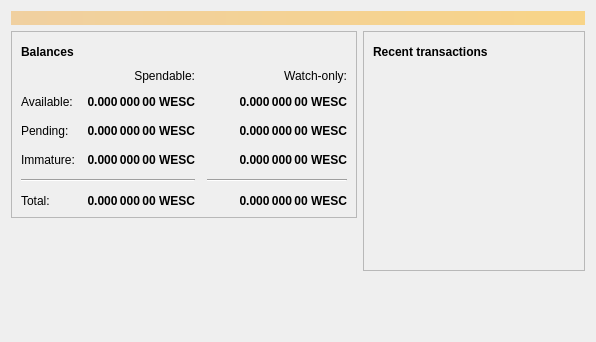
<?xml version="1.0" encoding="UTF-8"?>
<ui version="4.0">
 <class>OverviewPage</class>
 <widget class="QWidget" name="OverviewPage">
  <property name="geometry">
   <rect>
    <x>0</x>
    <y>0</y>
    <width>596</width>
    <height>342</height>
   </rect>
  </property>
  <property name="windowTitle">
   <string>Form</string>
  </property>
  <layout class="QVBoxLayout" name="topLayout">
   <item>
    <widget class="QLabel" name="labelAlerts">
     <property name="visible">
      <bool>false</bool>
     </property>
     <property name="styleSheet">
      <string notr="true">QLabel { background-color: qlineargradient(x1: 0, y1: 0, x2: 1, y2: 0, stop:0 #F0D0A0, stop:1 #F8D488); color:#000000; }</string>
     </property>
     <property name="wordWrap">
      <bool>true</bool>
     </property>
     <property name="margin">
      <number>3</number>
     </property>
     <property name="textInteractionFlags">
      <set>Qt::TextSelectableByMouse</set>
     </property>
    </widget>
   </item>
   <item>
    <layout class="QHBoxLayout" name="horizontalLayout" stretch="1,1">
     <item>
      <layout class="QVBoxLayout" name="verticalLayout_2">
       <item>
        <widget class="QFrame" name="frame">
         <property name="frameShape">
          <enum>QFrame::StyledPanel</enum>
         </property>
         <property name="frameShadow">
          <enum>QFrame::Raised</enum>
         </property>
         <layout class="QVBoxLayout" name="verticalLayout_4">
          <item>
           <layout class="QHBoxLayout" name="horizontalLayout_4">
            <item>
             <widget class="QLabel" name="label_5">
              <property name="font">
               <font>
                <weight>75</weight>
                <bold>true</bold>
               </font>
              </property>
              <property name="text">
               <string>Balances</string>
              </property>
             </widget>
            </item>
            <item>
             <widget class="QPushButton" name="labelWalletStatus">
              <property name="enabled">
               <bool>true</bool>
              </property>
              <property name="maximumSize">
               <size>
                <width>30</width>
                <height>16777215</height>
               </size>
              </property>
              <property name="toolTip">
               <string>The displayed information may be out of date. Your wallet automatically synchronizes with the Wescoin network after a connection is established, but this process has not completed yet.</string>
              </property>
              <property name="text">
               <string/>
              </property>
              <property name="icon">
               <iconset resource="../wescoin.qrc">
                <normaloff>:/icons/warning</normaloff>
                <disabledoff>:/icons/warning</disabledoff>:/icons/warning</iconset>
              </property>
              <property name="iconSize">
               <size>
                <width>24</width>
                <height>24</height>
               </size>
              </property>
              <property name="flat">
               <bool>true</bool>
              </property>
             </widget>
            </item>
            <item>
             <spacer name="horizontalSpacer_3">
              <property name="orientation">
               <enum>Qt::Horizontal</enum>
              </property>
              <property name="sizeHint" stdset="0">
               <size>
                <width>40</width>
                <height>20</height>
               </size>
              </property>
             </spacer>
            </item>
           </layout>
          </item>
          <item>
           <layout class="QGridLayout" name="gridLayout">
            <property name="spacing">
             <number>12</number>
            </property>
            <item row="2" column="2">
             <widget class="QLabel" name="labelWatchPending">
              <property name="font">
               <font>
                <weight>75</weight>
                <bold>true</bold>
               </font>
              </property>
              <property name="cursor">
               <cursorShape>IBeamCursor</cursorShape>
              </property>
              <property name="toolTip">
               <string>Unconfirmed transactions to watch-only addresses</string>
              </property>
              <property name="text">
               <string notr="true">0.000 000 00 WESC</string>
              </property>
              <property name="alignment">
               <set>Qt::AlignRight|Qt::AlignTrailing|Qt::AlignVCenter</set>
              </property>
              <property name="textInteractionFlags">
               <set>Qt::LinksAccessibleByMouse|Qt::TextSelectableByKeyboard|Qt::TextSelectableByMouse</set>
              </property>
             </widget>
            </item>
            <item row="2" column="1">
             <widget class="QLabel" name="labelUnconfirmed">
              <property name="font">
               <font>
                <weight>75</weight>
                <bold>true</bold>
               </font>
              </property>
              <property name="cursor">
               <cursorShape>IBeamCursor</cursorShape>
              </property>
              <property name="toolTip">
               <string>Total of transactions that have yet to be confirmed, and do not yet count toward the spendable balance</string>
              </property>
              <property name="text">
               <string notr="true">0.000 000 00 WESC</string>
              </property>
              <property name="alignment">
               <set>Qt::AlignRight|Qt::AlignTrailing|Qt::AlignVCenter</set>
              </property>
              <property name="textInteractionFlags">
               <set>Qt::LinksAccessibleByMouse|Qt::TextSelectableByKeyboard|Qt::TextSelectableByMouse</set>
              </property>
             </widget>
            </item>
            <item row="3" column="2">
             <widget class="QLabel" name="labelWatchImmature">
              <property name="font">
               <font>
                <weight>75</weight>
                <bold>true</bold>
               </font>
              </property>
              <property name="cursor">
               <cursorShape>IBeamCursor</cursorShape>
              </property>
              <property name="toolTip">
               <string>Mined balance in watch-only addresses that has not yet matured</string>
              </property>
              <property name="text">
               <string notr="true">0.000 000 00 WESC</string>
              </property>
              <property name="alignment">
               <set>Qt::AlignRight|Qt::AlignTrailing|Qt::AlignVCenter</set>
              </property>
              <property name="textInteractionFlags">
               <set>Qt::LinksAccessibleByMouse|Qt::TextSelectableByKeyboard|Qt::TextSelectableByMouse</set>
              </property>
             </widget>
            </item>
            <item row="4" column="0" colspan="2">
             <widget class="Line" name="line">
              <property name="orientation">
               <enum>Qt::Horizontal</enum>
              </property>
             </widget>
            </item>
            <item row="4" column="2">
             <widget class="Line" name="lineWatchBalance">
              <property name="sizePolicy">
               <sizepolicy hsizetype="Preferred" vsizetype="Fixed">
                <horstretch>0</horstretch>
                <verstretch>0</verstretch>
               </sizepolicy>
              </property>
              <property name="minimumSize">
               <size>
                <width>140</width>
                <height>0</height>
               </size>
              </property>
              <property name="orientation">
               <enum>Qt::Horizontal</enum>
              </property>
             </widget>
            </item>
            <item row="5" column="0">
             <widget class="QLabel" name="labelTotalText">
              <property name="text">
               <string>Total:</string>
              </property>
             </widget>
            </item>
            <item row="3" column="1">
             <widget class="QLabel" name="labelImmature">
              <property name="font">
               <font>
                <weight>75</weight>
                <bold>true</bold>
               </font>
              </property>
              <property name="cursor">
               <cursorShape>IBeamCursor</cursorShape>
              </property>
              <property name="toolTip">
               <string>Mined balance that has not yet matured</string>
              </property>
              <property name="text">
               <string notr="true">0.000 000 00 WESC</string>
              </property>
              <property name="alignment">
               <set>Qt::AlignRight|Qt::AlignTrailing|Qt::AlignVCenter</set>
              </property>
              <property name="textInteractionFlags">
               <set>Qt::LinksAccessibleByMouse|Qt::TextSelectableByKeyboard|Qt::TextSelectableByMouse</set>
              </property>
             </widget>
            </item>
            <item row="2" column="3">
             <spacer name="horizontalSpacer_2">
              <property name="orientation">
               <enum>Qt::Horizontal</enum>
              </property>
              <property name="sizeHint" stdset="0">
               <size>
                <width>40</width>
                <height>20</height>
               </size>
              </property>
             </spacer>
            </item>
            <item row="3" column="0">
             <widget class="QLabel" name="labelImmatureText">
              <property name="text">
               <string>Immature:</string>
              </property>
             </widget>
            </item>
            <item row="5" column="1">
             <widget class="QLabel" name="labelTotal">
              <property name="font">
               <font>
                <weight>75</weight>
                <bold>true</bold>
               </font>
              </property>
              <property name="cursor">
               <cursorShape>IBeamCursor</cursorShape>
              </property>
              <property name="toolTip">
               <string>Your current total balance</string>
              </property>
              <property name="text">
               <string notr="true">0.000 000 00 WESC</string>
              </property>
              <property name="alignment">
               <set>Qt::AlignRight|Qt::AlignTrailing|Qt::AlignVCenter</set>
              </property>
              <property name="textInteractionFlags">
               <set>Qt::LinksAccessibleByMouse|Qt::TextSelectableByKeyboard|Qt::TextSelectableByMouse</set>
              </property>
             </widget>
            </item>
            <item row="5" column="2">
             <widget class="QLabel" name="labelWatchTotal">
              <property name="font">
               <font>
                <weight>75</weight>
                <bold>true</bold>
               </font>
              </property>
              <property name="cursor">
               <cursorShape>IBeamCursor</cursorShape>
              </property>
              <property name="toolTip">
               <string>Current total balance in watch-only addresses</string>
              </property>
              <property name="text">
               <string notr="true">0.000 000 00 WESC</string>
              </property>
              <property name="alignment">
               <set>Qt::AlignRight|Qt::AlignTrailing|Qt::AlignVCenter</set>
              </property>
              <property name="textInteractionFlags">
               <set>Qt::LinksAccessibleByMouse|Qt::TextSelectableByKeyboard|Qt::TextSelectableByMouse</set>
              </property>
             </widget>
            </item>
            <item row="0" column="2">
             <widget class="QLabel" name="labelWatchonly">
              <property name="text">
               <string>Watch-only:</string>
              </property>
              <property name="alignment">
               <set>Qt::AlignRight|Qt::AlignTrailing|Qt::AlignVCenter</set>
              </property>
             </widget>
            </item>
            <item row="1" column="0">
             <widget class="QLabel" name="labelBalanceText">
              <property name="text">
               <string>Available:</string>
              </property>
             </widget>
            </item>
            <item row="1" column="1">
             <widget class="QLabel" name="labelBalance">
              <property name="font">
               <font>
                <weight>75</weight>
                <bold>true</bold>
               </font>
              </property>
              <property name="cursor">
               <cursorShape>IBeamCursor</cursorShape>
              </property>
              <property name="toolTip">
               <string>Your current spendable balance</string>
              </property>
              <property name="text">
               <string notr="true">0.000 000 00 WESC</string>
              </property>
              <property name="alignment">
               <set>Qt::AlignRight|Qt::AlignTrailing|Qt::AlignVCenter</set>
              </property>
              <property name="textInteractionFlags">
               <set>Qt::LinksAccessibleByMouse|Qt::TextSelectableByKeyboard|Qt::TextSelectableByMouse</set>
              </property>
             </widget>
            </item>
            <item row="1" column="2">
             <widget class="QLabel" name="labelWatchAvailable">
              <property name="font">
               <font>
                <weight>75</weight>
                <bold>true</bold>
               </font>
              </property>
              <property name="cursor">
               <cursorShape>IBeamCursor</cursorShape>
              </property>
              <property name="toolTip">
               <string>Your current balance in watch-only addresses</string>
              </property>
              <property name="text">
               <string notr="true">0.000 000 00 WESC</string>
              </property>
              <property name="alignment">
               <set>Qt::AlignRight|Qt::AlignTrailing|Qt::AlignVCenter</set>
              </property>
              <property name="textInteractionFlags">
               <set>Qt::LinksAccessibleByMouse|Qt::TextSelectableByKeyboard|Qt::TextSelectableByMouse</set>
              </property>
             </widget>
            </item>
            <item row="2" column="0">
             <widget class="QLabel" name="labelPendingText">
              <property name="text">
               <string>Pending:</string>
              </property>
             </widget>
            </item>
            <item row="0" column="1">
             <widget class="QLabel" name="labelSpendable">
              <property name="text">
               <string>Spendable:</string>
              </property>
              <property name="alignment">
               <set>Qt::AlignRight|Qt::AlignTrailing|Qt::AlignVCenter</set>
              </property>
             </widget>
            </item>
           </layout>
          </item>
         </layout>
        </widget>
       </item>
       <item>
        <spacer name="verticalSpacer">
         <property name="orientation">
          <enum>Qt::Vertical</enum>
         </property>
         <property name="sizeHint" stdset="0">
          <size>
           <width>20</width>
           <height>40</height>
          </size>
         </property>
        </spacer>
       </item>
      </layout>
     </item>
     <item>
      <layout class="QVBoxLayout" name="verticalLayout_3">
       <item>
        <widget class="QFrame" name="frame_2">
         <property name="frameShape">
          <enum>QFrame::StyledPanel</enum>
         </property>
         <property name="frameShadow">
          <enum>QFrame::Raised</enum>
         </property>
         <layout class="QVBoxLayout" name="verticalLayout">
          <item>
           <layout class="QHBoxLayout" name="horizontalLayout_2">
            <item>
             <widget class="QLabel" name="label_4">
              <property name="font">
               <font>
                <weight>75</weight>
                <bold>true</bold>
               </font>
              </property>
              <property name="text">
               <string>Recent transactions</string>
              </property>
             </widget>
            </item>
            <item>
             <widget class="QPushButton" name="labelTransactionsStatus">
              <property name="enabled">
               <bool>true</bool>
              </property>
              <property name="maximumSize">
               <size>
                <width>30</width>
                <height>16777215</height>
               </size>
              </property>
              <property name="toolTip">
               <string>The displayed information may be out of date. Your wallet automatically synchronizes with the Wescoin network after a connection is established, but this process has not completed yet.</string>
              </property>
              <property name="text">
               <string/>
              </property>
              <property name="icon">
               <iconset resource="../wescoin.qrc">
                <normaloff>:/icons/warning</normaloff>
                <disabledoff>:/icons/warning</disabledoff>:/icons/warning</iconset>
              </property>
              <property name="iconSize">
               <size>
                <width>24</width>
                <height>24</height>
               </size>
              </property>
              <property name="flat">
               <bool>true</bool>
              </property>
             </widget>
            </item>
            <item>
             <spacer name="horizontalSpacer">
              <property name="orientation">
               <enum>Qt::Horizontal</enum>
              </property>
              <property name="sizeHint" stdset="0">
               <size>
                <width>40</width>
                <height>20</height>
               </size>
              </property>
             </spacer>
            </item>
           </layout>
          </item>
          <item>
           <widget class="QListView" name="listTransactions">
            <property name="styleSheet">
             <string notr="true">QListView { background: transparent; }</string>
            </property>
            <property name="frameShape">
             <enum>QFrame::NoFrame</enum>
            </property>
            <property name="verticalScrollBarPolicy">
             <enum>Qt::ScrollBarAlwaysOff</enum>
            </property>
            <property name="horizontalScrollBarPolicy">
             <enum>Qt::ScrollBarAlwaysOff</enum>
            </property>
            <property name="selectionMode">
             <enum>QAbstractItemView::NoSelection</enum>
            </property>
           </widget>
          </item>
         </layout>
        </widget>
       </item>
       <item>
        <spacer name="verticalSpacer_2">
         <property name="orientation">
          <enum>Qt::Vertical</enum>
         </property>
         <property name="sizeHint" stdset="0">
          <size>
           <width>20</width>
           <height>40</height>
          </size>
         </property>
        </spacer>
       </item>
      </layout>
     </item>
    </layout>
   </item>
  </layout>
 </widget>
 <resources/>
 <connections/>
</ui>
